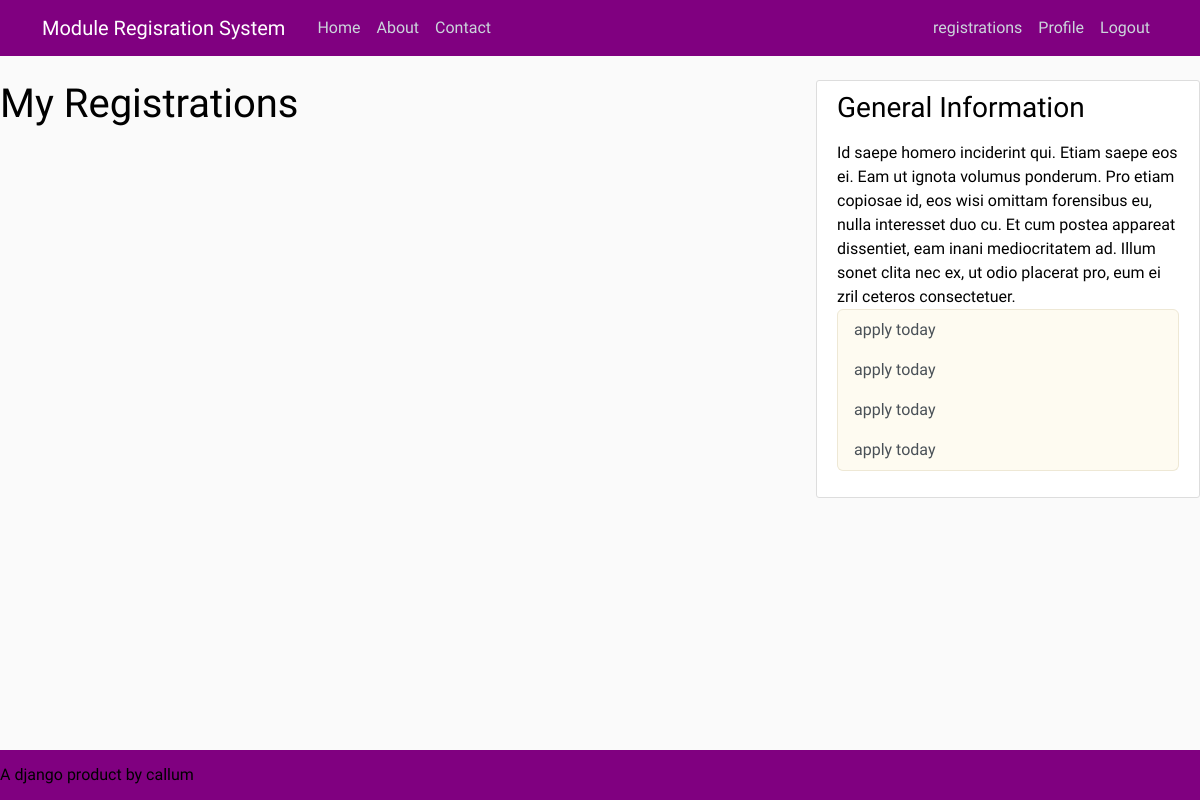
/registration_list (signed in), run on an earlier commit of the app's database.
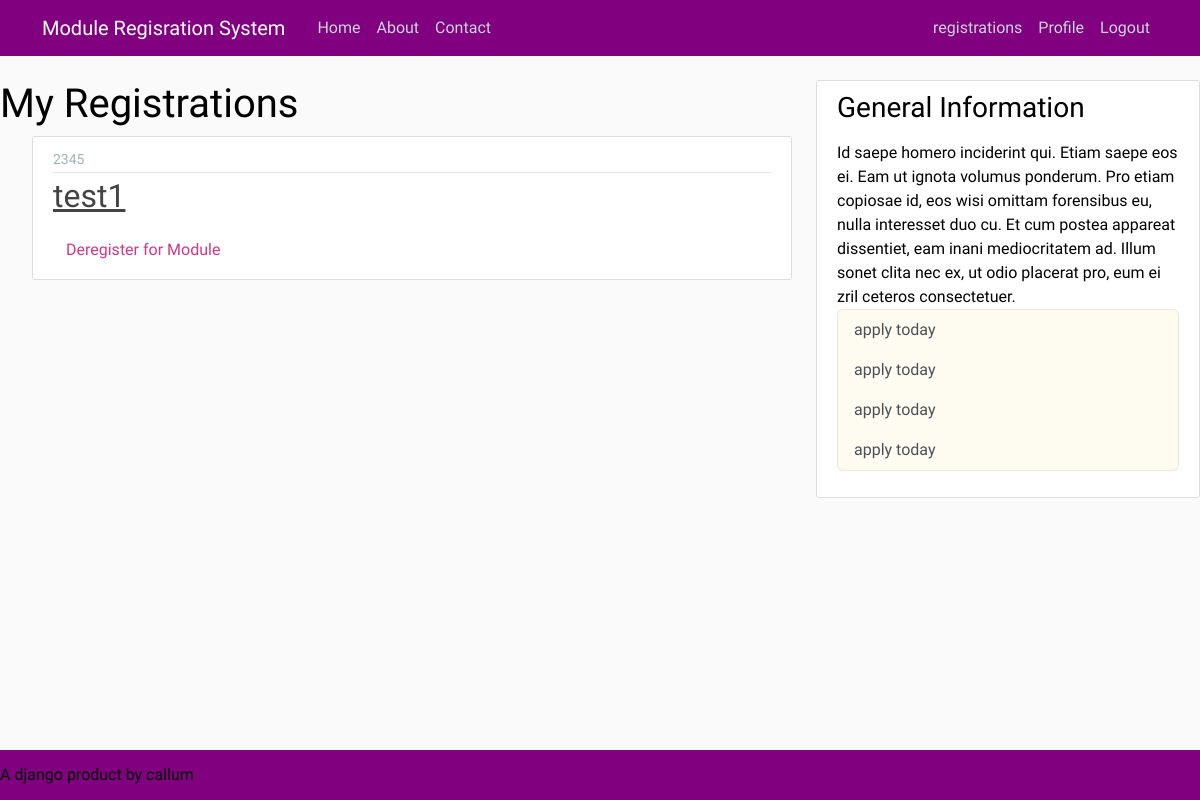
And on a later commit of the database.
### ModuleRegisrationSystem/models.py (models this page shows)
class Registration(models.Model):
    student = models.ForeignKey(User,null= True, related_name= 'student', on_delete= models.CASCADE)
    module = models.ForeignKey(Module, null = True, related_name= 'module', on_delete= models.CASCADE)
    dOfRegistration = models.DateField(auto_now_add=True)
    def __str__(self):
        return f'{self.student} is assigned to {self.module}'

class Module(models.Model):
    Name = models.CharField(max_length = 100)
    Code = models.CharField(max_length = 100)
    Credit = models.CharField(max_length = 100)
    Category = models.CharField(max_length = 100)
    details = models.TextField()
    Availbity = models.CharField(max_length= 100, choices= [('yes', 'yes'), ('no', 'no')],default= 'yes')
    Groups = models.ManyToManyField(Group,related_name= 'modules')
    def __str__(self):
        return f'{self.Name}'

### ModuleRegisrationSystem/views.py (the view)
# urls.py: path('registration_list' , views.registration, name='registration'),
def registration(request):
    registration_list = Registration.objects.filter(student = request.user)
    print(registration_list)
    return render(request, 'ModuleRegisrationSystem/registration_list.html',{'title': 'My Registrations', 'registrations': registration_list})

### ModuleRegisrationSystem/templates/ModuleRegisrationSystem/registration_list.html (shortened to what this page needs)
{% extends "ModuleRegisrationSystem/base.html" %}
{% block content %}
    <h1>My Registrations</h1>
<ul>
{% for registration in registrations %}
    <article class="media content-section">
        <div class="media-body">
        <div class="article-metadata">
            <small class="text-muted">{{ registration.module.Code }}</small>
    </div>
    <h2><a class="article-title" href="#">{{ registration.module }}</a></h2>
    <form method="post" action="{% url 'ModuleRegisrationSystem:module-deregistration' registration.id %}">
        <button type="submit" class="btn text-danger">Deregister for Module</button>
    </form>
{% endfor %}
</ul>
{% endblock content %}

What changed in the data, as far as the page shows it:
added Registration: module.Code "2345", module "test1"
